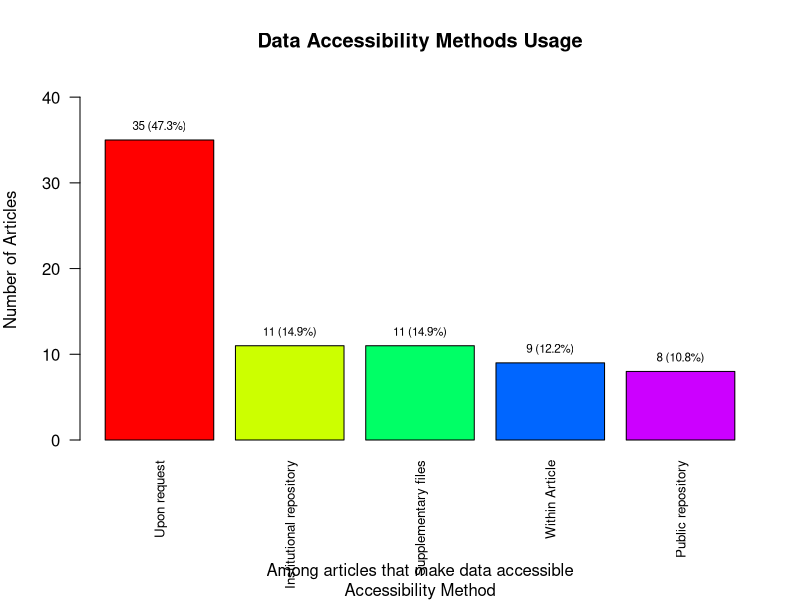
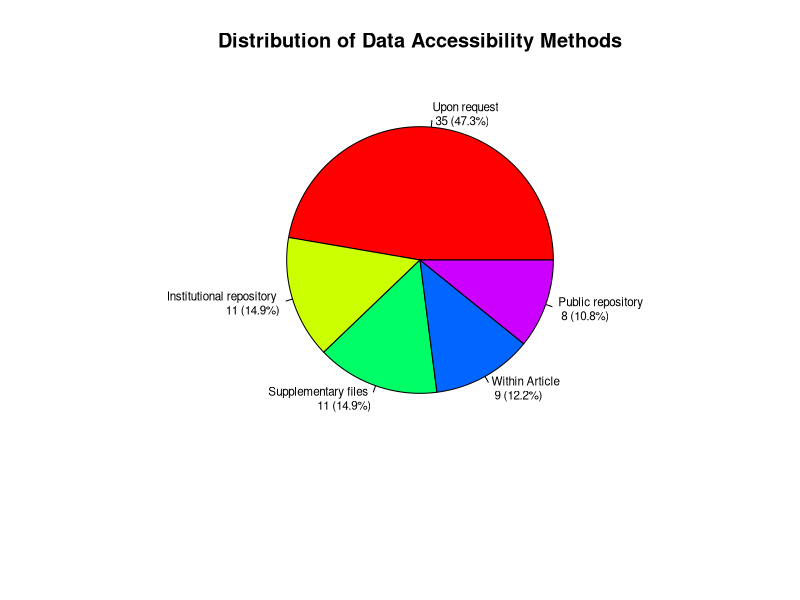
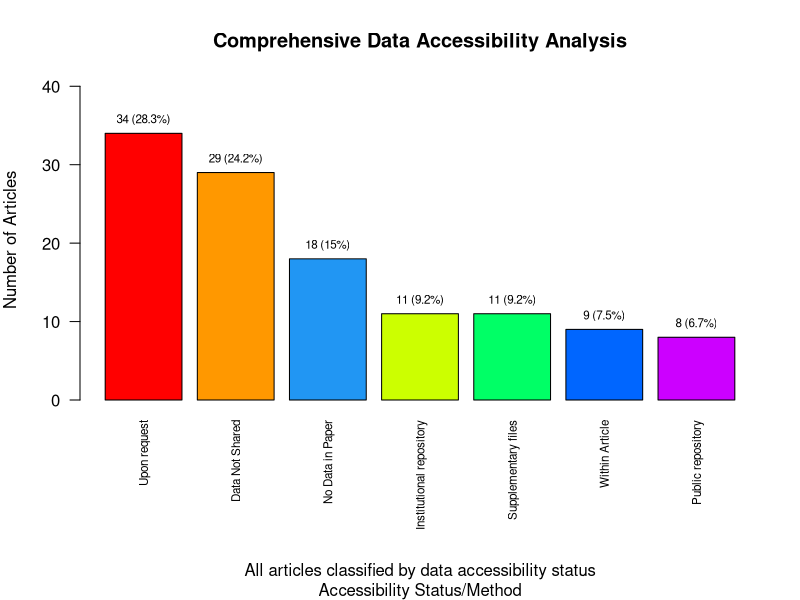

Generate these figures, in order, with R:
## ---- chunk 1
knitr::opts_chunk$set(echo = TRUE)
## ---- chunk 2
# Data Accessibility Methods Analysis
# This script analyzes the different methods used for data accessibility
# and calculates their usage percentages across all articles

library(dplyr)
library(ggplot2)

# Load the data
data <- read.csv("data.csv")

# --- Analyze Data Accessibility Methods ---
# Note: Adjust column name based on your actual CSV structure
# Common column names might be: "Data.accessibility.method", "How.is.data.shared", etc.
# Replace "Data.accessibility.method" with your actual column name

accessibility_methods <- data %>%
  # Filter for articles that have shared data (accessible data)
  filter(Is.there.data.shared. %in% c("Partially", "Fully")) %>%
  # Count each accessibility method
  # Assuming the column contains methods like "GitHub", "Supplementary", "Repository", etc.
  count(Data.accessibility.method, name = "count") %>%
  # Remove NA values
  filter(!is.na(Data.accessibility.method)) %>%
  # Calculate percentages
  mutate(
    total_accessible_articles = sum(count),
    percentage_of_accessible = (count / total_accessible_articles) * 100,
    # Calculate percentage of all articles in dataset
    percentage_of_all = (count / nrow(data)) * 100,
    # Create labels for visualization
    label_accessible = paste0(count, " (", round(percentage_of_accessible, 1), "%)"),
    label_all = paste0(count, " (", round(percentage_of_all, 1), "%)")
  ) %>%
  # Sort by count in descending order
  arrange(desc(count))

# Print results
cat("=== DATA ACCESSIBILITY METHODS ANALYSIS ===\n")
cat("Total articles in dataset:", nrow(data), "\n")
cat("Articles with accessible data:", sum(accessibility_methods$count), "\n\n")

print(accessibility_methods)

# --- Create summary statistics ---
cat("\n=== ACCESSIBILITY METHOD PERCENTAGES (of accessible articles) ===\n")
for(i in 1:nrow(accessibility_methods)) {
  cat(accessibility_methods$Data.accessibility.method[i], ":", 
      round(accessibility_methods$percentage_of_accessible[i], 1), "%\n")
}

cat("\n=== ACCESSIBILITY METHOD PERCENTAGES (of all articles) ===\n")
for(i in 1:nrow(accessibility_methods)) {
  cat(accessibility_methods$Data.accessibility.method[i], ":", 
      round(accessibility_methods$percentage_of_all[i], 1), "%\n")
}

# --- Visualization 1: Bar Chart (Percentage of Accessible Articles) ---
bar_heights_accessible <- accessibility_methods$count
names(bar_heights_accessible) <- accessibility_methods$Data.accessibility.method

# Define colors (adjust based on your methods)
method_colors <- rainbow(length(bar_heights_accessible))

par(mar = c(8, 4, 4, 2)) # Increase bottom margin for long labels

bar_midpoints_accessible <- barplot(
  bar_heights_accessible,
  main = "Data Accessibility Methods Usage",
  xlab = "",
  ylab = "Number of Articles",
  col = method_colors,
  ylim = c(0, max(bar_heights_accessible) * 1.2),
  cex.names = 0.8,
  las = 2 # Rotate labels vertically
)

# Add labels on bars
text(
  x = bar_midpoints_accessible,
  y = bar_heights_accessible,
  labels = accessibility_methods$label_accessible,
  pos = 3,
  cex = 0.7
)

title(sub = "Among articles that make data accessible", line = 6)
title(xlab = "Accessibility Method", line = 7)

# --- Visualization 2: Pie Chart ---
pie(
  bar_heights_accessible,
  labels = paste(names(bar_heights_accessible), "\n", 
                accessibility_methods$label_accessible),
  col = method_colors,
  main = "Distribution of Data Accessibility Methods",
  cex = 0.7
)

# --- Alternative Analysis: Include "No Data Shared" as a category ---
comprehensive_accessibility <- data %>%
  mutate(
    accessibility_status = case_when(
      # No data in paper
      Is.there.data.explicitly.in.the.paper. == "No" ~ "No Data in Paper",
      # Data in paper but not shared
      Is.there.data.explicitly.in.the.paper. == "Yes" & 
        Is.there.data.shared. == "No" ~ "Data Not Shared",
      # Data shared - use the specific method
      Is.there.data.explicitly.in.the.paper. == "Yes" & 
        Is.there.data.shared. %in% c("Partially", "Fully") ~ 
        ifelse(is.na(Data.accessibility.method), 
               "Shared (Method Unknown)", 
               as.character(Data.accessibility.method)),
      # Unknown sharing status
      Is.there.data.explicitly.in.the.paper. == "Yes" & 
        is.na(Is.there.data.shared.) ~ "Sharing Status Unknown",
      # Other cases
      TRUE ~ "Other"
    )
  ) %>%
  count(accessibility_status, name = "count") %>%
  mutate(
    percentage = (count / sum(count)) * 100,
    label = paste0(count, " (", round(percentage, 1), "%)")
  ) %>%
  arrange(desc(count))

# Print comprehensive results
cat("\n=== COMPREHENSIVE ACCESSIBILITY STATUS ===\n")
print(comprehensive_accessibility)

# --- Visualization 3: Comprehensive Bar Chart ---
comp_bar_heights <- comprehensive_accessibility$count
names(comp_bar_heights) <- comprehensive_accessibility$accessibility_status

# Create color palette
comp_colors <- c(
  "No Data in Paper" = "#2196F3",
  "Data Not Shared" = "#FF9800", 
  "Sharing Status Unknown" = "#9E9E9E"
)

# Add colors for specific methods (use rainbow for methods not predefined)
method_names <- setdiff(names(comp_bar_heights), names(comp_colors))
if(length(method_names) > 0) {
  method_colors_comp <- rainbow(length(method_names))
  names(method_colors_comp) <- method_names
  comp_colors <- c(comp_colors, method_colors_comp)
}

comp_ordered_colors <- comp_colors[names(comp_bar_heights)]

par(mar = c(10, 4, 4, 2)) # Increase bottom margin

comp_bar_midpoints <- barplot(
  comp_bar_heights,
  main = "Comprehensive Data Accessibility Analysis",
  xlab = "",
  ylab = "Number of Articles",
  col = comp_ordered_colors,
  ylim = c(0, max(comp_bar_heights) * 1.2),
  cex.names = 0.7,
  las = 2
)

text(
  x = comp_bar_midpoints,
  y = comp_bar_heights,
  labels = comprehensive_accessibility$label,
  pos = 3,
  cex = 0.7
)

title(sub = "All articles classified by data accessibility status", line = 8)
title(xlab = "Accessibility Status/Method", line = 9)

# --- Summary Table for Export ---
summary_table <- accessibility_methods %>%
  select(
    Method = Data.accessibility.method,
    Count = count,
    `% of Accessible Articles` = percentage_of_accessible,
    `% of All Articles` = percentage_of_all
  ) %>%
  mutate(
    `% of Accessible Articles` = round(`% of Accessible Articles`, 1),
    `% of All Articles` = round(`% of All Articles`, 1)
  )

cat("\n=== SUMMARY TABLE ===\n")
print(summary_table)

# Optional: Save results to CSV
# write.csv(summary_table, "accessibility_methods_summary.csv", row.names = FALSE)
# write.csv(comprehensive_accessibility, "comprehensive_accessibility_analysis.csv", row.names = FALSE)
